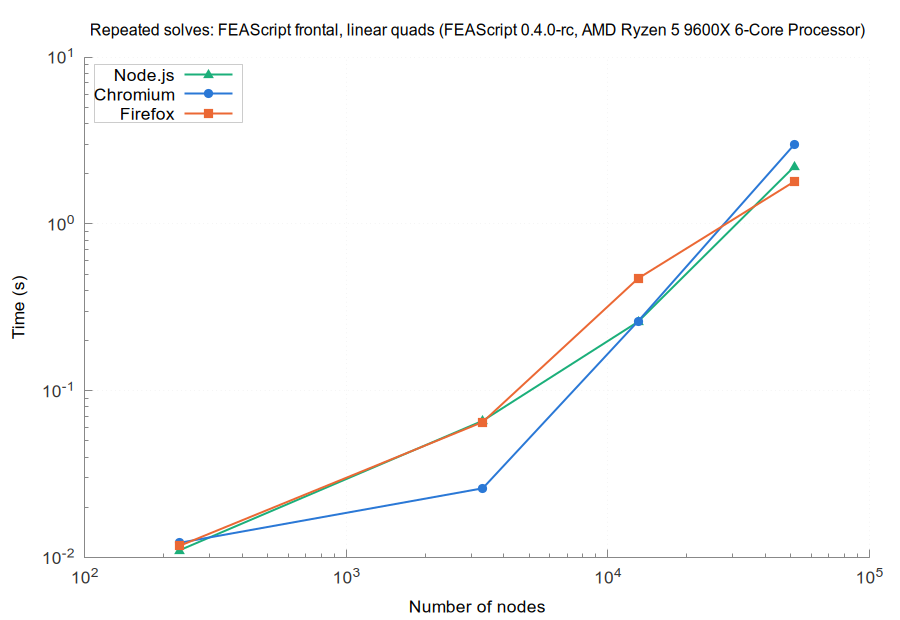

The script that saved this image:
set terminal pngcairo size 900,620 font 'Arial,13'
set border 3 lc rgb '#888888'; set tics nomirror tc rgb '#333333'
set grid lc rgb '#e6e6e6' lw 1; set key top left box lc rgb '#cccccc' opaque
set logscale xy; set format y '10^{%L}'; set format x '10^{%L}'
set output 'browsers_FEAScript_frontal_linear_quads_repeated.png'
set title 'Repeated solves: FEAScript frontal, linear quads (FEAScript 0.4.0-rc, AMD Ryzen 5 9600X 6-Core Processor)' font 'Arial,12'
set xlabel 'Number of nodes'
set ylabel 'Time (s)'
plot 'browsers_FEAScript_frontal_linear_quads_repeated_node.dat' u 1:2 w lp lw 2 pt 9 ps 1.2 lc rgb '#1baf7a' t 'Node.js', \
     'browsers_FEAScript_frontal_linear_quads_repeated_chromium.dat' u 1:2 w lp lw 2 pt 7 ps 1.2 lc rgb '#2a78d6' t 'Chromium', \
     'browsers_FEAScript_frontal_linear_quads_repeated_firefox.dat' u 1:2 w lp lw 2 pt 5 ps 1.2 lc rgb '#eb6834' t 'Firefox'
